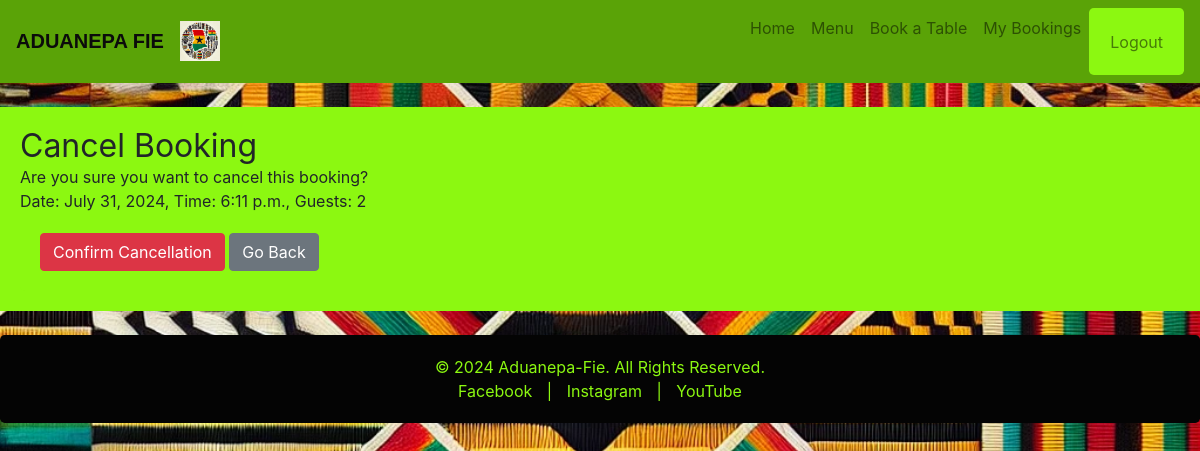
/cancel_booking/2/ (signed in), run on the app's committed database.
### bookings/models.py (models this page shows, shortened)
class Booking(models.Model):
    user = models.ForeignKey(User, on_delete=models.CASCADE)
    table = models.ForeignKey(Table, on_delete=models.CASCADE)
    date = models.DateField()
    time = models.TimeField()
    guests = models.IntegerField()
    created_at = models.DateTimeField(auto_now_add=True)

### bookings/views.py (the view)
# urls.py: path('cancel_booking/<int:booking_id>/', views.cancel_booking, name='cancel_booking'),
@login_required
def cancel_booking(request, booking_id):
    booking = Booking.objects.get(id=booking_id, user=request.user)
    if request.method == 'POST':
        booking.delete()
        messages.success(request, 'Booking cancelled successfully!')
        return redirect('my_bookings')
    return render(request, 'cancel_booking.html', {'booking': booking})

### templates/cancel_booking.html (shortened to what this page needs)
{% extends 'base.html' %}
{% block content %}
    <h2>Cancel Booking</h2>
    <p>Are you sure you want to cancel this booking?</p>
    <p>Date: {{ booking.date }}, Time: {{ booking.time }}, Guests: {{ booking.guests }}</p>
    <form method="post">
        <button type="submit" class="btn btn-danger">Confirm Cancellation</button>
        <a href="{% url 'my_bookings' %}" class="btn btn-secondary">Go Back</a>
    </form>
{% endblock %}

### static/css/styles.css (style rules this page uses)
body, h1, h2, h3, h4, h5, h6, p, ul { margin: 0; padding: 0; font-weight: normal; }
body { background-image: url('/static/images/kente_background.jpg'); background-size: cover; background-repeat: no-repeat; background-attachment: fixed; background-position: center; }
form { background-color:#8cf811; padding: 20px; border-radius: 0.3rem; }
.btn-danger { background-color: #dc3545; border-color: #dc3545; }
.btn-secondary { background-color: #6c757d; border-color: #6c757d; }

### data on the page
Booking: date "July 31, 2024", time "6:11 p.m.", guests "2"
